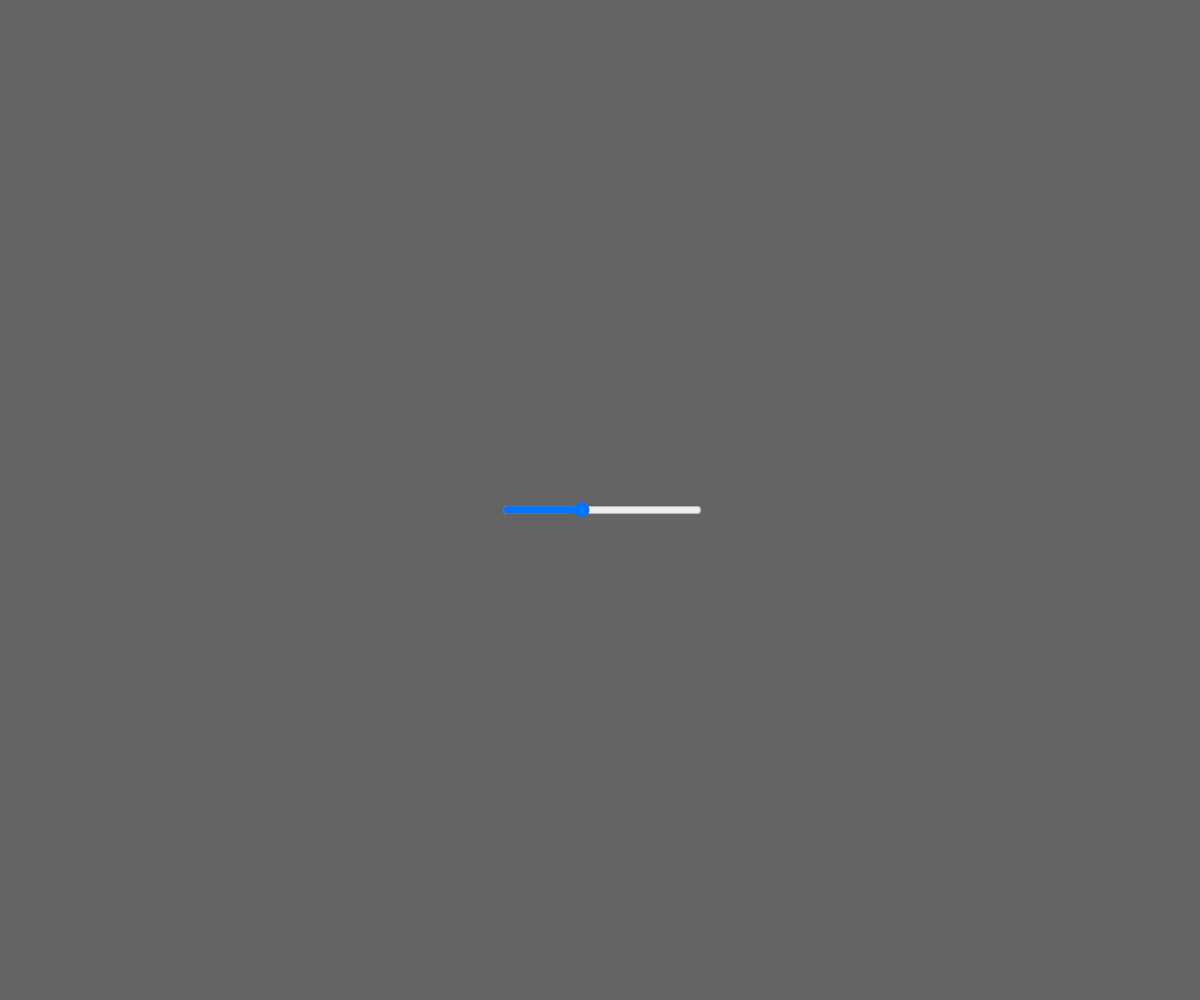
Frame 1 (no input)
Frame 60 (no input): identical to frame 1, image omitted
Frame 120 (the mouse pressed at the canvas centre since frame 60): identical to frame 1, image omitted

The p5.js sketch that drew this single still picture (run headless with seeded random() and noise() and a simulated clock; from frame 60 on, the mouse is pressed at the canvas centre):

// p5.js sketch
// ── sketch.js
var slider;

function setup() {
  createCanvas(windowWidth, windowHeight);
  slider = createSlider(0, 255, 100);
  slider.position((windowWidth / 2) - 100, windowHeight / 2);
  slider.style('width', '200px');
}

function draw() {
  var val = slider.value();
  background(val);
}

// ── v2.html
<html>
  <head>
    <meta charset="UTF-8" />
    <title>v2</title>
    <script src="https://cdnjs.cloudflare.com/ajax/libs/p5.js/0.6.1/p5.min.js"></script>
    <script src="https://cdnjs.cloudflare.com/ajax/libs/p5.js/0.6.1/addons/p5.dom.min.js"></script>
    <link rel="stylesheet" type="text/css" href="style.css" />
  </head>
  <body>
    <script src="sketch.js"></script>
  </body>
</html>
